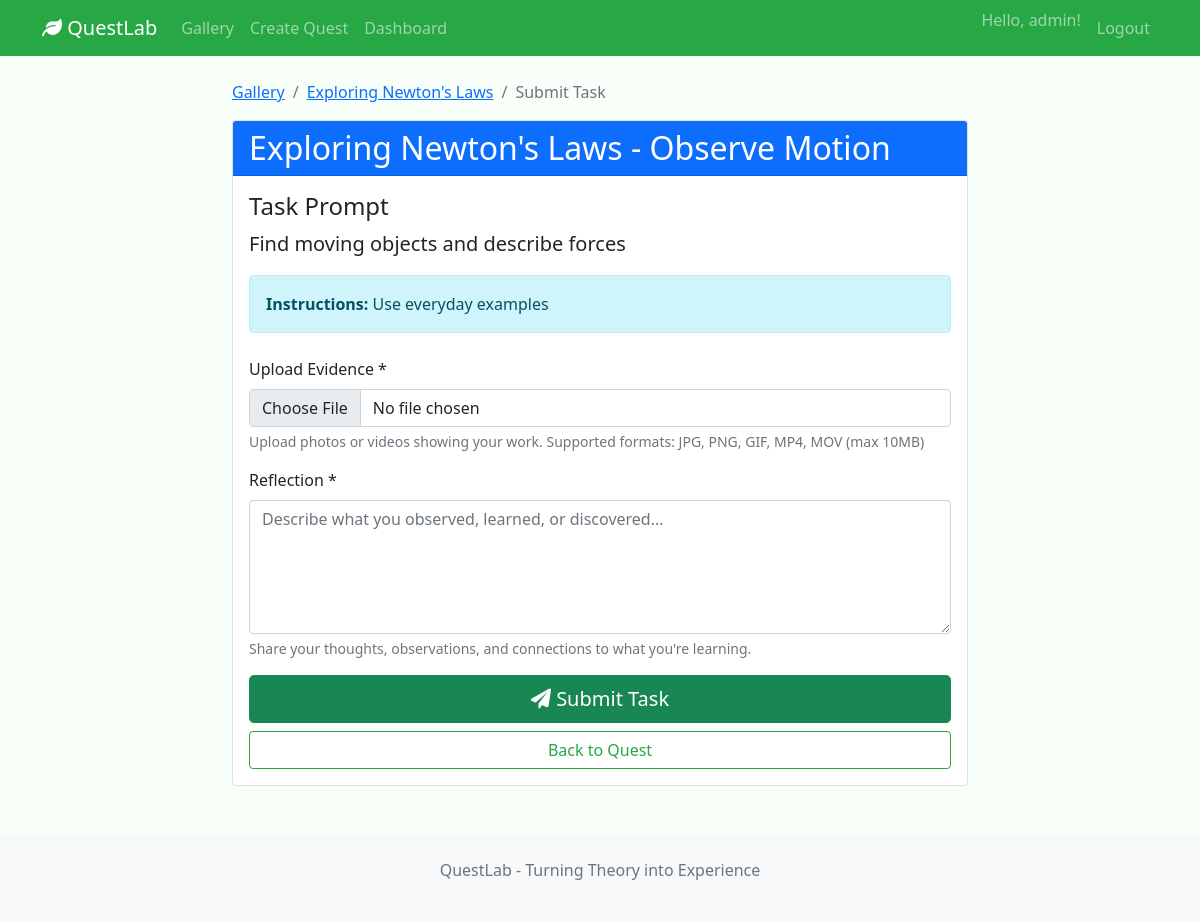
Page /quest/30634163-10f1-4d03-8132-d1f15f14612e/task/8e59dcbc-382a-411e-8f92-7d8bc846d66e/submit (signed in) on the committed database.
### app/models/user.py (models this page shows, shortened)
class User(db.Model, UserMixin):
    __tablename__ = 'users'
    id = db.Column(db.Integer, primary_key=True)
    username = db.Column(db.String(80), unique=True, nullable=False)
    email = db.Column(db.String(120), unique=True, nullable=False)
    password_hash = db.Column(db.String(128), nullable=False)
    role = db.Column(db.String(20), nullable=False, default='learner')
    submissions = db.relationship('Submission', backref='user', lazy=True)

### app/models/quest.py (models this page shows, shortened)
class Quest(db.Model):
    __tablename__ = 'quests'
    id = db.Column(db.String(36), primary_key=True, default=generate_uuid)
    title = db.Column(db.String(200), nullable=False)
    description = db.Column(db.Text)
    tags = db.Column(db.Text)
    created_at = db.Column(db.DateTime, default=datetime.utcnow)
    published = db.Column(db.Boolean, default=False)
    tasks = db.relationship('Task', backref='quest', lazy='dynamic',
                          cascade='all, delete-orphan', order_by='Task.task_order')

class Task(db.Model):
    __tablename__ = 'tasks'
    id = db.Column(db.String(36), primary_key=True, default=generate_uuid)
    quest_id = db.Column(db.String(36), db.ForeignKey('quests.id'), nullable=False)
    title = db.Column(db.String(200), nullable=False)
    prompt = db.Column(db.Text, nullable=False)
    instructions = db.Column(db.Text)
    task_order = db.Column(db.Integer, nullable=False)

### app/routes/submission_routes.py (the view, shortened to what this page needs)
@submission_bp.route('/quest/<quest_id>/task/<task_id>/submit', methods=['GET', 'POST'])
@login_required
def submit_task(quest_id, task_id):
    quest = QuestService.get_quest_by_id(quest_id)
    if not quest:
        flash('Quest not found', 'error')
        return redirect(url_for('quest.gallery'))
    ip_addr = request.remote_addr or 'unknown'
    user_agent = request.user_agent.string if request.user_agent else ''
    limit, window = current_app.config.get('UPLOAD_RATE_LIMIT', (30, 900))
    if not check_rate_limit(f"upload:{ip_addr}", limit, window):
        current_app.logger.warning("submission.rate_limited user_id=%s ip=%s ua=%s", current_user.id, ip_addr, user_agent)
        abort(429, description="Too many uploads. Please try again later.")
    task = None
    for t in quest.tasks:
        if t.id == task_id:
            task = t
            break
    if not task:
        flash('Task not found', 'error')
        return redirect(url_for('quest.quest_detail', quest_id=quest_id))
    return render_template('task_submit.html', quest=quest, task=task)

### app/services/quest_service.py (called while the page is built)
    @staticmethod
    def get_quest_by_id(quest_id):
        return Quest.query.get(quest_id)

### app/utils/rate_limit.py (called while the page is built)
def _prune(bucket: Deque[float], window: int, now: float) -> None:
    while bucket and bucket[0] < now - window:
        bucket.popleft()

def check_rate_limit(key: str, limit: int, window: int) -> bool:
    now = time.time()
    bucket = _buckets[key]
    _prune(bucket, window, now)
    if len(bucket) >= limit:
        return False
    bucket.append(now)
    return True

### app/templates/task_submit.html (shortened to what this page needs)
{% extends "base.html" %} {% block content %}
<div class="row justify-content-center">
  <div class="col-lg-8">
    <nav aria-label="breadcrumb">
      <ol class="breadcrumb">
        <li class="breadcrumb-item">
          <a href="{{ url_for('quest.gallery') }}">Gallery</a>
        </li>
        <li class="breadcrumb-item">
          <a href="{{ url_for('quest.quest_detail', quest_id=quest.id) }}"
            >{{ quest.title }}</a
          >
        </li>
        <li class="breadcrumb-item active">Submit Task</li>
      </ol>
    </nav>
    <div class="card">
      <div class="card-header bg-primary text-white">
        <h2 class="mb-0">{{ quest.title }} - {{ task.title }}</h2>
      </div>
      <div class="card-body">
        <div class="mb-4">
          <h4>Task Prompt</h4>
          <p class="lead">{{ task.prompt }}</p>
          {% if task.instructions %}
          <div class="alert alert-info">
            <strong>Instructions:</strong> {{ task.instructions }}
          </div>
          {% endif %}
        </div>
        <form method="POST" enctype="multipart/form-data">
          <div class="mb-3">
            <label for="media_file" class="form-label">Upload Evidence *</label>
            <input
              type="file"
              class="form-control"
              id="media_file"
              name="media_file"
              accept="image/*,video/*"
              required
            />
            <div class="form-text">
              Upload photos or videos showing your work. Supported formats: JPG,
              PNG, GIF, MP4, MOV (max 10MB)
            </div>
          </div>
          <div class="mb-3">
            <label for="reflection_text" class="form-label">Reflection *</label>
            <textarea
              class="form-control"
              id="reflection_text"
              name="reflection_text"
              rows="5"
              required
              placeholder="Describe what you observed, learned, or discovered..."
            ></textarea>
            <div class="form-text">
              Share your thoughts, observations, and connections to what you're
              learning.
            </div>
          </div>
          <div class="d-grid gap-2">
            <button type="submit" class="btn btn-success btn-lg">
              <i class="fas fa-paper-plane"></i> Submit Task
            </button>
            <a
              href="{{ url_for('quest.quest_detail', quest_id=quest.id) }}"
              class="btn btn-outline-secondary"
              >Back to Quest</a
            >
          </div>
        </form>
      </div>
    </div>
  </div>
</div>
{% endblock %}

### app/templates/base.html (shortened to what this page needs)
<!DOCTYPE html>
<html lang="en">
  <head>
    <link
      href="https://cdn.jsdelivr.net/npm/bootstrap@5.1.3/dist/css/bootstrap.min.css"
      rel="stylesheet"
    />
    <link
      href="https://cdnjs.cloudflare.com/ajax/libs/font-awesome/6.0.0/css/all.min.css"
      rel="stylesheet"
    />
  </head>
  <body>
    <nav class="navbar navbar-expand-lg navbar-dark bg-success">
      <div class="container">
        <a class="navbar-brand" href="{{ url_for('quest.gallery') }}">
          <i class="fas fa-leaf"></i> QuestLab
        </a>
        <div class="collapse navbar-collapse" id="navbarNav">
          <ul class="navbar-nav me-auto mb-2 mb-lg-0">
            <li class="nav-item">
              <a class="nav-link" href="{{ url_for('quest.gallery') }}"
                >Gallery</a
              >
            </li>
            {% if current_user.is_authenticated and current_user.role in
            ['educator', 'both'] %}
            <li class="nav-item">
              <a class="nav-link" href="{{ url_for('quest.create_quest') }}"
                >Create Quest</a
              >
            </li>
            {% endif %} {% if current_user.is_authenticated %}
            <li class="nav-item">
              <a class="nav-link" href="{{ url_for('submission.dashboard') }}"
                >Dashboard</a
              >
            </li>
            {% endif %}
          </ul>
          <ul class="navbar-nav">
            {% if current_user.is_authenticated %}
            <li class="nav-item">
              <span class="navbar-text me-2"
                >Hello, {{ current_user.username }}!</span
              >
            </li>
            <li class="nav-item">
              <a class="nav-link" href="{{ url_for('auth.logout') }}">Logout</a>
            </li>
            {% endif %}
          </ul>
        </div>
      </div>
    </nav>
    <main class="container mt-4">
       {% block content %}{% endblock %}
    </main>
    <footer class="bg-light mt-5 py-4">
      <div class="container text-center">
        <p class="text-muted">QuestLab - Turning Theory into Experience</p>
      </div>
    </footer>
  </body>
</html>

### app/templates/base.html (style rules this page uses)
:root { --bs-primary: #28a745; --bs-secondary: #198754; }
body { background-color: #f8fff8; }
.navbar { background-color: var(--bs-primary) !important; }
.btn-outline-secondary { color: var(--bs-primary); border-color: var(--bs-primary); }

### rows in the picture
User: username "admin"
Quest: title "Exploring Newton's Laws"
Task: title "Observe Motion", prompt "Find moving objects and describe forces", instructions "Use everyday examples"
